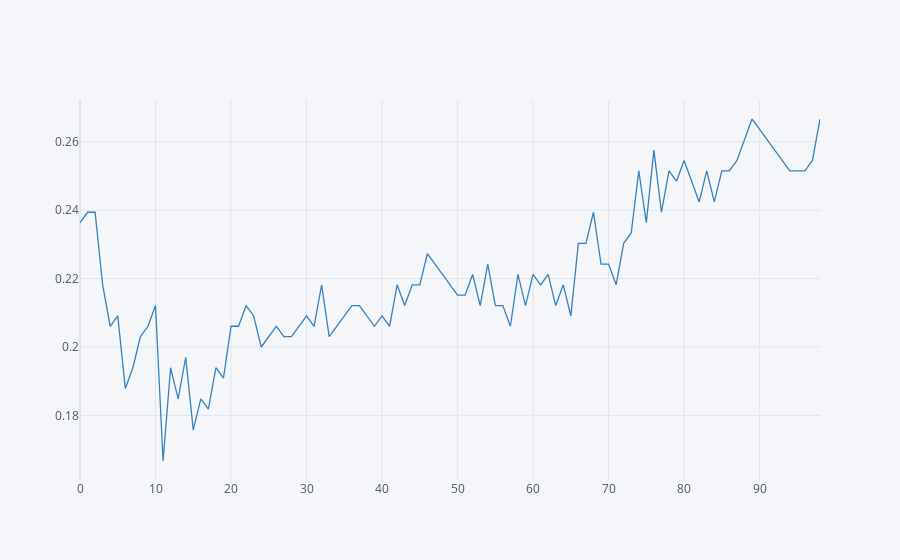

Notebook code cell kept with this figure:
### Code cell
df_iplot.iplot(kind='line', x='Index', y='Error', colors='blue') # type: ignore

### Figure 1 — Plotly figure (JSON) as saved in the notebook; plotly's stock layout.template omitted (floating-point values rounded to 4 significant figures)
{"data": [{"line": {"color": "rgba(55, 128, 191, 1.0)", "dash": "solid", "shape": "linear", "width": 1.3}, "mode": "lines", "name": "Error", "text": "", "type": "scatter", "x": [0, 1, 2, 3, 4, 5, 6, 7, 8, 9, 10, 11, 12, 13, 14, 15, 16, 17, 18, 19, 20, 21, 22, 23, 24, 25, 26, 27, 28, 29, 30, 31, 32, 33, 34, 35, 36, 37, 38, 39, 40, 41, 42, 43, 44, 45, 46, 47, 48, 49, 50, 51, 52, 53, 54, 55, 56, 57, 58, 59, 60, 61, 62, 63, 64, 65, 66, 67, 68, 69, 70, 71, 72, 73, 74, 75, 76, 77, 78, 79, 80, 81, 82, 83, 84, 85, 86, 87, 88, 89, 90, 91, 92, 93, 94, 95, 96, 97, 98], "y": [0.2364, 0.2394, 0.2394, 0.2182, 0.2061, 0.2091, 0.1879, 0.1939, 0.203, 0.2061, 0.2121, 0.1667, 0.1939, 0.1848, 0.197, 0.1758, 0.1848, 0.1818, 0.1939, 0.1909, 0.2061, 0.2061, 0.2121, 0.2091, 0.2, 0.203, 0.2061, 0.203, 0.203, 0.2061, 0.2091, 0.2061, 0.2182, 0.203, 0.2061, 0.2091, 0.2121, 0.2121, 0.2091, 0.2061, 0.2091, 0.2061, 0.2182, 0.2121, 0.2182, 0.2182, 0.2273, 0.2242, 0.2212, 0.2182, 0.2152, 0.2152, 0.2212, 0.2121, 0.2242, 0.2121, 0.2121, 0.2061, 0.2212, 0.2121, 0.2212, 0.2182, 0.2212, 0.2121, 0.2182, 0.2091, 0.2303, 0.2303, 0.2394, 0.2242, 0.2242, 0.2182, 0.2303, 0.2333, 0.2515, 0.2364, 0.2576, 0.2394, 0.2515, 0.2485, 0.2545, 0.2485, 0.2424, 0.2515, 0.2424, 0.2515, 0.2515, 0.2545, 0.2606, 0.2667, 0.2636, 0.2606, 0.2576, 0.2545, 0.2515, 0.2515, 0.2515, 0.2545, 0.2667]}], "layout": {"legend": {"bgcolor": "#F5F6F9", "font": {"color": "#4D5663"}}, "paper_bgcolor": "#F5F6F9", "plot_bgcolor": "#F5F6F9", "title": {"font": {"color": "#4D5663"}}, "xaxis": {"gridcolor": "#E1E5ED", "showgrid": true, "tickfont": {"color": "#4D5663"}, "title": {"font": {"color": "#4D5663"}, "text": ""}, "zerolinecolor": "#E1E5ED"}, "yaxis": {"gridcolor": "#E1E5ED", "showgrid": true, "tickfont": {"color": "#4D5663"}, "title": {"font": {"color": "#4D5663"}, "text": ""}, "zerolinecolor": "#E1E5ED"}}}
